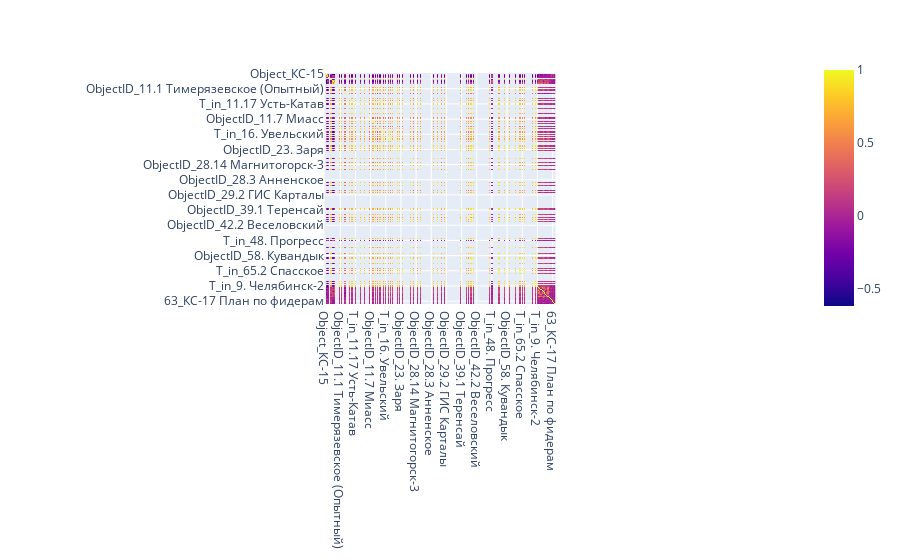

Notebook code for this chart:
### Code cell
import plotly.express as px
fig = px.imshow(corr_matrix)
fig.show()

### Figure 1 — Plotly figure (JSON) as saved in the notebook; plotly's stock layout.template omitted (floating-point values rounded to 4 significant figures; data arrays with more than 128 entries replaced by an {"elided": "..."} marker saying what was removed)
{"data": [{"coloraxis": "coloraxis", "hovertemplate": "x: %{x}<br>y: %{y}<br>color: %{z}<extra></extra>", "name": "0", "type": "heatmap", "x": {"elided": "198 str values"}, "xaxis": "x", "y": {"elided": "198 str values"}, "yaxis": "y", "z": {"elided": "198x198 float values"}}], "layout": {"coloraxis": {"colorscale": [[0, "#0d0887"], [0.1111, "#46039f"], [0.2222, "#7201a8"], [0.3333, "#9c179e"], [0.4444, "#bd3786"], [0.5556, "#d8576b"], [0.6667, "#ed7953"], [0.7778, "#fb9f3a"], [0.8889, "#fdca26"], [1, "#f0f921"]]}, "margin": {"t": 60}, "xaxis": {"anchor": "y", "constrain": "domain", "domain": [0, 1], "scaleanchor": "y"}, "yaxis": {"anchor": "x", "autorange": "reversed", "constrain": "domain", "domain": [0, 1]}}}
